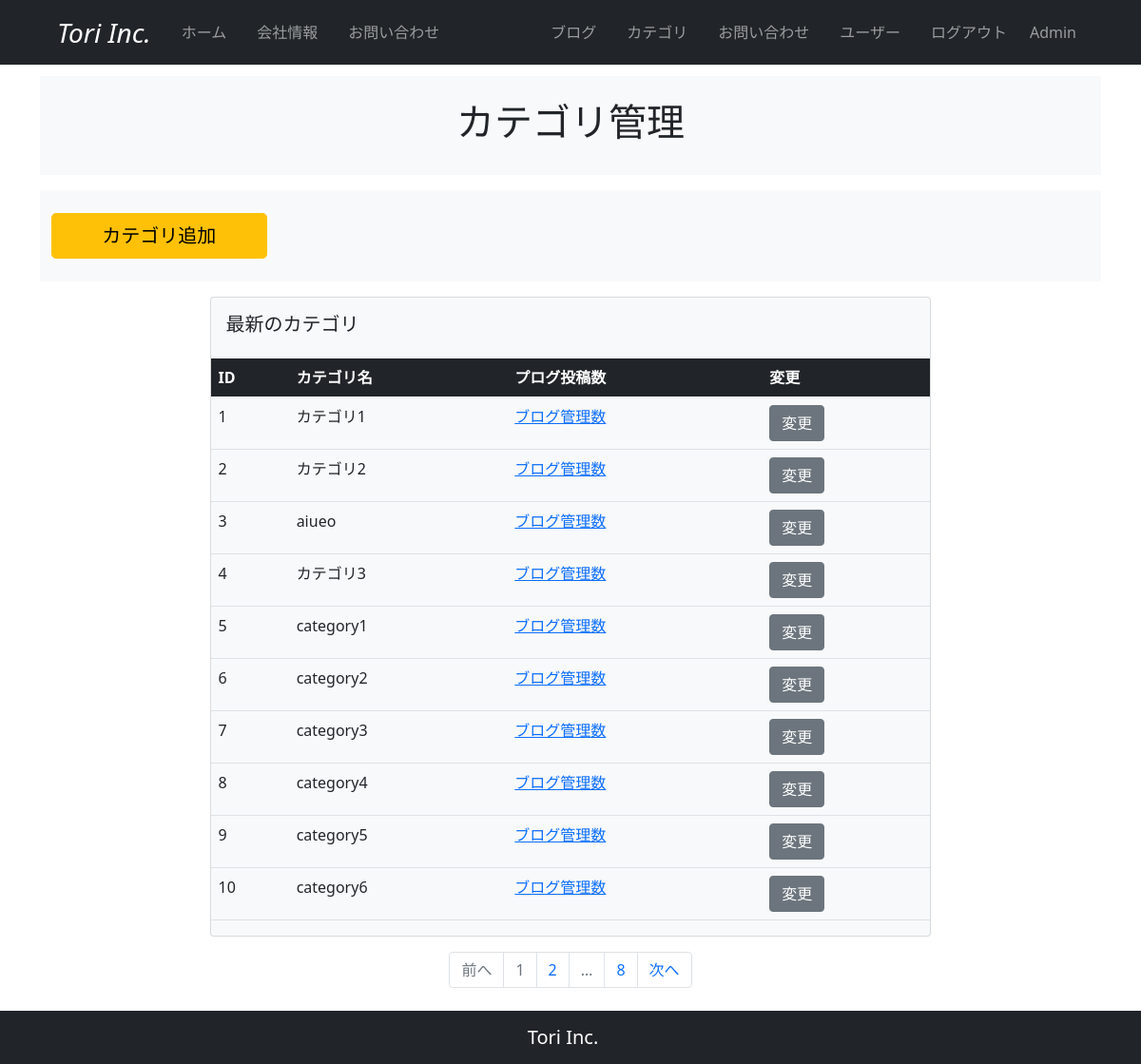
Page /category_maintenance (signed in) on the committed database.
### company_blog/models.py (models this page shows, shortened)
class User(db.Model, UserMixin):
    __tablename__ = 'users'
    id = db.Column(db.Integer, primary_key=True)
    email = db.Column(db.String(64), unique=True, index=True)
    username = db.Column(db.String(64), unique=True, index=True)
    password_hash = db.Column(db.String(128))
    administrator = db.Column(db.String(1))
    post = db.relationship('BlogPost', backref='author', lazy='dynamic')
    @property
    def password(self):
        raise AttributeError('password is not a readable attribute')

class BlogCategory(db.Model):
    __tablename__ = 'blog_category'
    id = db.Column(db.Integer, primary_key=True)
    category = db.Column(db.String(140))
    posts = db.relationship('BlogPost', backref='blogcategory', lazy='dynamic')

### company_blog/main/views.py (the view)
@main.route('/category_maintenance', methods=['GET', 'POST'])
@login_required
def category_maintenance():
    page = request.args.get('page', 1, type=int)
    blog_categories = BlogCategory.query.order_by(BlogCategory.id.asc()).paginate(page=page, per_page=10)
    form = BlogCategoryForm()
    if form.validate_on_submit():
        blog_category = BlogCategory(category=form.category.data)
        db.session.add(blog_category)
        db.session.commit()
        flash('ブログカテゴリが追加されました。')
        return redirect(url_for('main.category_maintenance'))
    elif form.errors:
        form.category.data = ""
        flash(form.errors['category'][0])
    return render_template('category_maintenance.html', blog_categories=blog_categories, form=form)

### company_blog/__init__.py (called while the page is built)
@event.listens_for(Engine, "connect")
def set_sqlite_pragma(dbapi_connection, connection_record):
    cursor = dbapi_connection.cursor()
    cursor.execute("PRAGMA foreign_keys=ON")
    cursor.close()

### company_blog/models.py (called while the page is built)
@login_manager.user_loader
def load_user(user_id):
    return User.query.get(user_id)

### company_blog/templates/category_maintenance.html (shortened to what this page needs)
{% extends "base.html" %}
{% block content %}
  <section id="header">
    <div class="container">
      <div class="row bg-light my-3 justify-content-center">
        <div class="col-10 py-4">
          <h2 class="text-center fs-1">カテゴリ管理</h2>
        </div>
      </div>
    </div>
  </section>
  <section id="register">
    <div class="container">
      <div class="row bg-light my-3">
        <div class="col-10 py-4">
          <button type="button" class="btn btn-warning btn-lg w-25" data-bs-toggle="modal" data-bs-target="#addCategoryModal">
            カテゴリ追加
          </button>
        </div>
      </div>
    </div>
  </section>
  <section id="user_table">
    <div class="card mx-auto bg-light" style="width: 68%;">
      <div class="card-body">
        <h5 class="card-title">最新のカテゴリ</h5>
      </div>
      <table class="table">
        <thead>
          <tr class="table-dark">
            <th scope="col">ID</th>
            <th scope="col">カテゴリ名</th>
            <th scope="col">プログ投稿数</th>
            <th scope="col">変更</th>
          </tr>
        </thead>
        <tbody>
          {% for blog_category in blog_categories.items %}
          <tr>
            <td>{{ blog_category.id }}</td>
            <td>{{ blog_category.category }}</td>
            <td><a href="#" class="stretched-link">ブログ管理数</a></td>
            <td><a href="#" class="btn btn-secondary">変更</a></td>
          </tr>
          {% endfor %}
        </tbody>
      </table>
    </div>
  </section>
  <section id="pagenation">
    <nav aria-label="mantenance_page_navigation">
      <ul class="pagination my-3 justify-content-center">
        <li {% if blog_categories.has_prev %}class="page-item"{% else %}class="page-item disabled"{% endif %}><a class="page-link" href="{% if blog_categories.has_prev %}{{url_for('main.category_maintenance', page=blog_categories.prev_num) }}{% else %}#{% endif %}">前へ</a></li>
        {% for page_num in blog_categories.iter_pages(left_edge=1, right_edge=1, left_current=1, right_current=2) %}
          {% if page_num %}
            {% if blog_categories.page == page_num %}
              <li class="page-item disabled"><a class="page-link" href="#">{{ page_num }}</a></li>
            {% else %}
              <li class="page-item"><a class="page-link" href="{{url_for('main.category_maintenance', page=page_num)}}">{{ page_num }}</a></li>
            {% endif %}
          {% else %}
            <li class="page-item disabled"><a class="page-link" href="#">&hellip;</a></li>
          {% endif %}
        {% endfor %}
        <li {% if blog_categories.has_next %}class="page-item"{% else %}class="page-item disabled"{% endif %}><a class="page-link" href="{% if blog_categories.has_next %}{{url_for('main.category_maintenance', page=blog_categories.next_num) }}{% else %}#{% endif %}">次へ</a></li>
      </ul>
    </nav>
  </section>
{% endblock %}

### company_blog/templates/base.html (shortened to what this page needs)
<!DOCTYPE html>
<html lang="en">
<head>
  <link href="https://cdn.jsdelivr.net/npm/bootstrap@5.0.2/dist/css/bootstrap.min.css" rel="stylesheet">
</head>
<body>
  <nav class="navbar navbar-expand-lg navbar-dark bg-dark px-5 fixed-top">
    <div class="container-fluid">
      <a class="navbar-brand fs-3 fst-italic" href="#">Tori Inc.</a>
      <div class="collapse navbar-collapse" id="navbarNav">
        <ul class="navbar-nav">
          <li class="nav-item px-2">
            <a class="nav-link" href="#">ホーム</a>
          </li>
          <li class="nav-item px-2">
            <a class="nav-link" href="#">会社情報</a>
          </li>
          <li class="nav-item px-2">
            <a class="nav-link" href="#">お問い合わせ</a>
          </li>
        </ul>
      </div>
      <div class="collapse navbar-collapse justify-content-md-end" id="navbarNav">
        <ul class="navbar-nav">
          <li class="nav-item px-2">
            <a class="nav-link" href="#">ブログ</a>
          </li>
          <li class="nav-item px-2">
            <a class="nav-link" href="{{url_for('main.category_maintenance')}}">カテゴリ</a>
          </li>
          <li class="nav-item px-2">
            <a class="nav-link" href="#">お問い合わせ</a>
          </li>
          <li class="nav-item px-2">
            <a class="nav-link" href="{{url_for('users.user_maintenance')}}">ユーザー</a>
          </li>
          {% if current_user.is_authenticated %}
          <li class="nav-item px-2">
            <a class="nav-link" href="{{url_for('users.logout')}}">ログアウト</a>
          </li>
          <li class="navbar-text px-2">
            {{ current_user.username }}
          </li>
          {% endif %}
        </ul>
      </div>
    </div>
  </nav>
  {% from "_formhelpers.html" import render_field %}
  <div class="container" style="padding-top: 4rem; padding-bottom: 4rem;">
    {% block content %}
    {% endblock %}
  </div>
  <nav class="navbar fixed-bottom navbar-expand-sm navbar-dark bg-dark fixed-bottom">
    <div class="container-fluid justify-content-center">
      <span class="navbar-brand">Tori Inc.</span>
    </div>
  </nav>
</body>
</html>

### rows in the picture
User: username "Admin"
BlogCategory: id "1", category "カテゴリ1"
BlogCategory: id "2", category "カテゴリ2"
BlogCategory: id "3", category "aiueo"
BlogCategory: id "4", category "カテゴリ3"
BlogCategory: id "5", category "category1"
BlogCategory: id "6", category "category2"
BlogCategory: id "7", category "category3"
BlogCategory: id "8", category "category4"
BlogCategory: id "9", category "category5"
BlogCategory: id "10", category "category6"

### other values in the picture
{{ page_num }} "1"
{{ page_num }} "2" "8"
